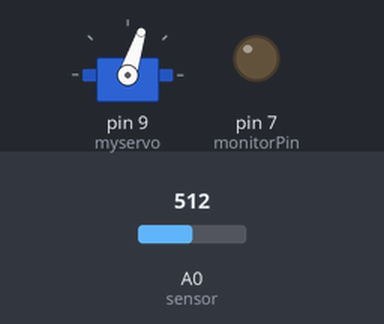
Recording of a sketch running on a simulated Arduino Uno, built with avr-gcc and run on an emulated ATmega328P. Parts: servo, output pins drawn as LEDs (lit = HIGH). The inputs (shaded band) are chosen by the test bench; at power-on: A0 (sensor) = 512. What the sketch prints to the serial monitor is not drawn.

Above: at 0.1 s.
Timing chart, 0 to 1.6 s (numbered marks = the images above):
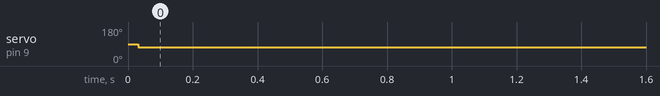

Measured:
- by itself, servo on pin 9 (myservo): 90° → 72° at 0.03 s

The sketch:

pd_controller.ino
```cpp
#include <Servo.h>
#define sensor A0
#define monitorPin 7
#define thetaMax 89 //93 for not extended sensor
#define thetaMin 72//69
#define maxsensor 420
#define debug 0

Servo myservo;

//Parameters for controller
float desiredDistance = 200;
int thetaOffset = 82;
float Kp = 0.08;
float Kd = 0.06;
float Kdd = 0;//3;
float dt = 0.03;

float prev_sensor_reading = -1000;
float prev_deriv = -99999;
float prev_distance = desiredDistance;
float prev_pos = thetaOffset;

//Parameters for the windowed average
const int window_size = 3;
float window[window_size];
int window_index = 0;
float window_total = 0;

//Variables for managing loop duration
unsigned long loopTime = micros();
unsigned long prevLoopTime = micros();
boolean switchFlag;

//Variables for switching command input
boolean switch_desired = true;
int switch_freq = 200; //units of time-steps
int switch_counter = 0;

void setup() {
  myservo.attach(9);
  Serial.begin(9600);
  pinMode(7, OUTPUT);

  //init window
  for (int i = 0; i<window_size; i++){
    window[i] = 0;
  }
}

float readSensor(){

  //read in angle and reject spikes based on derivative
  float volts = maxsensor - analogRead(sensor);
  if (prev_sensor_reading == -1000) {
    prev_sensor_reading = volts;
  }
  if (abs(volts - prev_sensor_reading) > 60) {
    volts = prev_sensor_reading;
  } else {
    prev_sensor_reading = volts;
  }

  //update window
  window_total = window_total - window[window_index];
  window[window_index] = volts;
  window_total += window[window_index];
  window_index = (window_index+1) % window_size;

  //Compute windowed average
  volts = window_total/float(window_size);

  return(volts);
}

void loop() {

  //set duty cycle
  loopTime = micros();
  prevLoopTime = micros();
  while( loopTime < prevLoopTime + (dt*1000000)){
    loopTime = micros();
  }
  prevLoopTime = loopTime;

  //print square wave to validate duty cycle on scope
  if (debug) {
    switchFlag = !switchFlag;
    digitalWrite(monitorPin, switchFlag);
  }

  //Set control input
  if (switch_desired) {
    //Serial.println(desiredDistance);
    if (switch_counter == switch_freq) {
      if (desiredDistance == 95) {
        desiredDistance = 200;
      } else {
        desiredDistance = 95;
      }
      switch_counter = 0;
    } else {
      switch_counter++;
    }
  }

  //Calculate the derivative and ignore if too large
  float distance = readSensor();
  int new_pos;
  float deriv = (distance - prev_distance)/dt;
  if (prev_deriv == -99999) {
    prev_deriv = deriv;
  }
  //Serial.println(deriv);
  if (abs(deriv - prev_deriv) > 200) {
    deriv = 0;
  }
  prev_deriv = deriv;
  Serial.println(deriv);

  //Calculate new output command
  new_pos = Kp*(distance - desiredDistance) + Kd*deriv + Kdd*(thetaOffset - myservo.read()) + thetaOffset;
  new_pos = max(new_pos, thetaMin);
  new_pos = min(new_pos, thetaMax);
  //Serial.println(new_pos);
  prev_pos = new_pos;
  prev_distance = distance;
  myservo.write(new_pos);

  //Print debug values
  if (debug) {
    Serial.print("Kp contribution: ");
    Serial.print(Kp*(distance - desiredDistance));
    Serial.print("Kdd contribution: ");
    Serial.print(Kdd*(thetaOffset - myservo.read()));
    Serial.print(", Kd contribution: ");
    Serial.println(Kd*deriv);
  }
}
```
